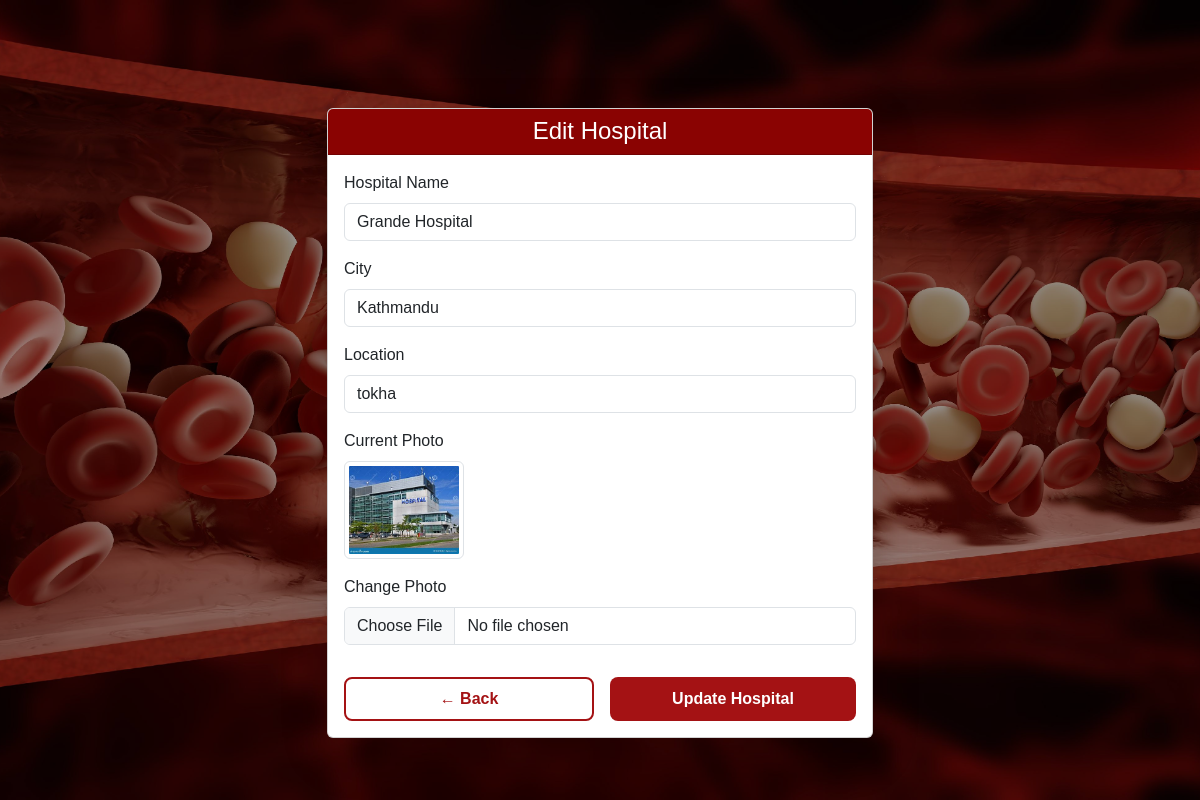
Page /BloodManagementSystem/hospital/edit.php?id=1 (signed in) on the committed database.
### tables this page shows
CREATE TABLE `hospitals` (
  `id` int(11) NOT NULL AUTO_INCREMENT,
  `name` varchar(100) NOT NULL,
  `city` varchar(100) NOT NULL,
  `location` varchar(255) DEFAULT NULL,
  `photo` varchar(255) DEFAULT NULL,
  PRIMARY KEY (`id`)
);

### BloodManagementSystem/hospital/edit.php (the view, shortened to what this page needs)
<?php
include('../includes/db.php');
$id = (int)$_GET['id'];
$result = mysqli_query($conn, "SELECT * FROM hospitals WHERE id=$id");
$data = mysqli_fetch_assoc($result);
?>
<!DOCTYPE html>
<html lang="en">
<head>
    <link href="https://cdn.jsdelivr.net/npm/bootstrap@5.3.0/dist/css/bootstrap.min.css" rel="stylesheet" />
        <link rel="stylesheet" href="../style.css">
</head>
<body class="bg-light">
    <div class="request-wrapper">
        <div class="container py-5">
            <div class="row justify-content-center">
                <div class="col-md-8 col-lg-6">
                    <div class="card shadow-lg">
                        <div class="card-header form-color text-white text-center">
                            <h4 class="text-center mb-0">Edit Hospital</h4>
                        </div>
                        <div class="card-body">
                            <form method="POST" enctype="multipart/form-data" novalidate>
                                <div class="mb-3">
                                    <label class="form-label">Hospital Name</label>
                                    <input type="text" name="name" class="form-control" value="<?= htmlspecialchars($data['name']) ?>" required />
                                </div>
                                <div class="mb-3">
                                    <label class="form-label">City</label>
                                    <input type="text" name="city" class="form-control" value="<?= htmlspecialchars($data['city']) ?>" required />
                                </div>
                                <div class="mb-3">
                                    <label class="form-label">Location</label>
                                    <input type="text" name="location" class="form-control" value="<?= htmlspecialchars($data['location']) ?>" />
                                </div>
                                <div class="mb-3">
                                    <label class="form-label">Current Photo</label><br />
                                    <?php if ($data['photo']) { ?>
                                        <img src="../<?= htmlspecialchars($data['photo']) ?>" alt="Hospital Photo" class="img-thumbnail" width="120" />
                                    <?php } else { ?>
                                        <p>No Photo</p>
                                    <?php } ?>
                                </div>
                                <div class="mb-4">
                                    <label class="form-label">Change Photo</label>
                                    <input type="file" name="photo" class="form-control" accept="image/*" />
                                </div>
                            <div class="form-actions d-flex justify-content-center gap-3">
                                <a href="list.php" class="custom-back-btn w-100 text-center">← Back</a>
                                <button type="submit" class="custom-btn w-100">Update Hospital</button>
                            </div>
                            </form>
                        </div>
                    </div>
                </div>
            </div>
        </div>
    </div>
</body>
</html>

### BloodManagementSystem/style.css (style rules this page uses)
body { font-family: 'Arial', sans-serif; color: #070603; }
.custom-btn { color: #fff; border: none; padding: 0.1rem 0.3rem; border-radius: 0.4rem; transition: all 0.3s ease; font-weight: 500; text-decoration: none; display: inline-block; }
.custom-btn { background-color: #a41214; color: #fff; border: none; padding: 0.6rem 1.2rem; font-weight: 600; border-radius: 0.5rem; transition: background-color 0.3s ease, color 0.3s ease; }
.form-actions { display: flex; justify-content: flex-end; gap: 15px; margin-top: 2rem; }

### BloodManagementSystem/hospital/edit.php (style rules this page uses)
.custom-back-btn { background-color: #fff; color: #a41214; border: 2px solid #a41214; padding: 0.5rem 1.3rem; font-weight: 600; border-radius: 0.5rem; text-decoration: none; transition: all 0.3s ease; }
.form-color { background-color: #8a0302; }
.request-wrapper { background: url('../images/savelife.jpg') no-repeat center center; background-size: cover; min-height: 100vh; position: relative; z-index: 0; padding-top: 60px; }
.request-wrapper::before { content: ""; position: absolute; inset: 0; background: rgba(0, 0, 0, 0.4); z-index: 1; }
.request-wrapper .container { position: relative; z-index: 2; }

### rows in the picture
hospitals: name "Grande Hospital", city "Kathmandu", location "tokha", photo (picture)
